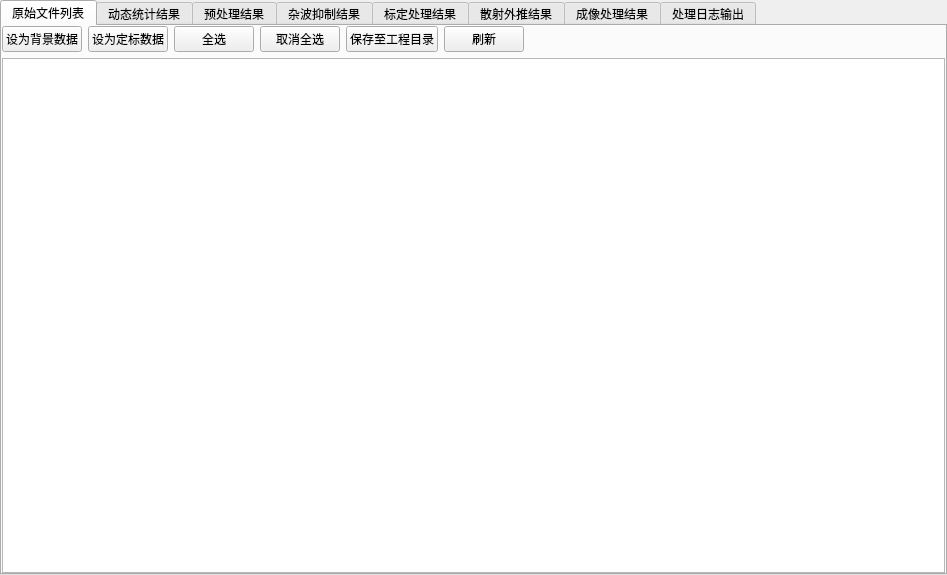
<?xml version="1.0" encoding="UTF-8"?>
<ui version="4.0">
 <class>RightDownWidget</class>
 <widget class="QWidget" name="RightDownWidget">
  <property name="geometry">
   <rect>
    <x>0</x>
    <y>0</y>
    <width>947</width>
    <height>575</height>
   </rect>
  </property>
  <property name="windowTitle">
   <string>Form</string>
  </property>
  <layout class="QVBoxLayout" name="verticalLayout">
   <property name="leftMargin">
    <number>0</number>
   </property>
   <property name="topMargin">
    <number>0</number>
   </property>
   <property name="rightMargin">
    <number>0</number>
   </property>
   <property name="bottomMargin">
    <number>0</number>
   </property>
   <item>
    <widget class="QTabWidget" name="tabWidget">
     <property name="currentIndex">
      <number>0</number>
     </property>
     <widget class="QWidget" name="tab">
      <attribute name="title">
       <string>原始文件列表</string>
      </attribute>
      <layout class="QVBoxLayout" name="verticalLayout_3">
       <property name="leftMargin">
        <number>0</number>
       </property>
       <property name="topMargin">
        <number>0</number>
       </property>
       <property name="rightMargin">
        <number>0</number>
       </property>
       <property name="bottomMargin">
        <number>0</number>
       </property>
       <item>
        <layout class="QVBoxLayout" name="verticalLayout_2">
         <item>
          <layout class="QHBoxLayout" name="horizontalLayout">
           <item>
            <widget class="QPushButton" name="pushButton">
             <property name="text">
              <string>设为背景数据</string>
             </property>
            </widget>
           </item>
           <item>
            <widget class="QPushButton" name="pushButton_2">
             <property name="text">
              <string>设为定标数据</string>
             </property>
            </widget>
           </item>
           <item>
            <widget class="QPushButton" name="pushButton_3">
             <property name="text">
              <string>全选</string>
             </property>
            </widget>
           </item>
           <item>
            <widget class="QPushButton" name="pushButton_4">
             <property name="text">
              <string>取消全选</string>
             </property>
            </widget>
           </item>
           <item>
            <widget class="QPushButton" name="pushButton_5">
             <property name="text">
              <string>保存至工程目录</string>
             </property>
            </widget>
           </item>
           <item>
            <widget class="QPushButton" name="pushButton_6">
             <property name="text">
              <string>刷新</string>
             </property>
            </widget>
           </item>
           <item>
            <spacer name="horizontalSpacer">
             <property name="orientation">
              <enum>Qt::Horizontal</enum>
             </property>
             <property name="sizeHint" stdset="0">
              <size>
               <width>40</width>
               <height>20</height>
              </size>
             </property>
            </spacer>
           </item>
          </layout>
         </item>
         <item>
          <widget class="QTableWidget" name="tableWidget"/>
         </item>
        </layout>
       </item>
      </layout>
     </widget>
     <widget class="QWidget" name="tab_2">
      <attribute name="title">
       <string>动态统计结果</string>
      </attribute>
      <layout class="QHBoxLayout" name="horizontalLayout_12" stretch="1,5">
       <property name="spacing">
        <number>10</number>
       </property>
       <property name="leftMargin">
        <number>0</number>
       </property>
       <property name="topMargin">
        <number>0</number>
       </property>
       <property name="rightMargin">
        <number>0</number>
       </property>
       <property name="bottomMargin">
        <number>0</number>
       </property>
       <item>
        <layout class="QVBoxLayout" name="verticalLayout_11" stretch="1,1,1,1,1,20">
         <property name="spacing">
          <number>1</number>
         </property>
         <item>
          <widget class="QLabel" name="label">
           <property name="text">
            <string> 统计设置:</string>
           </property>
          </widget>
         </item>
         <item>
          <widget class="Line" name="line">
           <property name="orientation">
            <enum>Qt::Horizontal</enum>
           </property>
          </widget>
         </item>
         <item>
          <layout class="QHBoxLayout" name="horizontalLayout_6">
           <item>
            <widget class="QLabel" name="label_3">
             <property name="text">
              <string> 统计范围:</string>
             </property>
            </widget>
           </item>
           <item>
            <widget class="QComboBox" name="comboBox">
             <item>
              <property name="text">
               <string>方位值</string>
              </property>
             </item>
             <item>
              <property name="text">
               <string>频率值</string>
              </property>
             </item>
            </widget>
           </item>
           <item>
            <spacer name="horizontalSpacer_4">
             <property name="orientation">
              <enum>Qt::Horizontal</enum>
             </property>
             <property name="sizeHint" stdset="0">
              <size>
               <width>40</width>
               <height>20</height>
              </size>
             </property>
            </spacer>
           </item>
          </layout>
         </item>
         <item>
          <layout class="QHBoxLayout" name="horizontalLayout_5">
           <item>
            <widget class="QLabel" name="label_4">
             <property name="text">
              <string>起始值:</string>
             </property>
            </widget>
           </item>
           <item>
            <widget class="QLineEdit" name="lineEdit"/>
           </item>
           <item>
            <widget class="QLabel" name="label_5">
             <property name="text">
              <string>终止值:</string>
             </property>
            </widget>
           </item>
           <item>
            <widget class="QLineEdit" name="lineEdit_2"/>
           </item>
          </layout>
         </item>
         <item>
          <layout class="QHBoxLayout" name="horizontalLayout_11">
           <item>
            <widget class="QLabel" name="label_10">
             <property name="text">
              <string> 统计参数:</string>
             </property>
            </widget>
           </item>
           <item>
            <widget class="QComboBox" name="comboBox_3">
             <item>
              <property name="text">
               <string>均值</string>
              </property>
             </item>
             <item>
              <property name="text">
               <string>最大值</string>
              </property>
             </item>
             <item>
              <property name="text">
               <string>最小值</string>
              </property>
             </item>
             <item>
              <property name="text">
               <string>中值</string>
              </property>
             </item>
             <item>
              <property name="text">
               <string>动态范围</string>
              </property>
             </item>
            </widget>
           </item>
           <item>
            <spacer name="horizontalSpacer_3">
             <property name="orientation">
              <enum>Qt::Horizontal</enum>
             </property>
             <property name="sizeHint" stdset="0">
              <size>
               <width>40</width>
               <height>20</height>
              </size>
             </property>
            </spacer>
           </item>
          </layout>
         </item>
         <item>
          <widget class="QTableWidget" name="tableWidget_7">
           <property name="autoScroll">
            <bool>true</bool>
           </property>
           <property name="autoScrollMargin">
            <number>16</number>
           </property>
           <row>
            <property name="text">
             <string/>
            </property>
           </row>
           <column>
            <property name="text">
             <string>起始值</string>
            </property>
           </column>
           <column>
            <property name="text">
             <string>终止值</string>
            </property>
           </column>
          </widget>
         </item>
        </layout>
       </item>
       <item>
        <widget class="QWidget" name="widget" native="true"/>
       </item>
      </layout>
     </widget>
     <widget class="QWidget" name="tab_3">
      <attribute name="title">
       <string>预处理结果</string>
      </attribute>
      <layout class="QVBoxLayout" name="verticalLayout_4">
       <property name="leftMargin">
        <number>0</number>
       </property>
       <property name="topMargin">
        <number>0</number>
       </property>
       <property name="rightMargin">
        <number>0</number>
       </property>
       <property name="bottomMargin">
        <number>0</number>
       </property>
       <item>
        <layout class="QHBoxLayout" name="horizontalLayout_2">
         <item>
          <widget class="QPushButton" name="pushButton_7">
           <property name="text">
            <string>设为背景数据</string>
           </property>
          </widget>
         </item>
         <item>
          <widget class="QPushButton" name="pushButton_8">
           <property name="text">
            <string>设为定标数据</string>
           </property>
          </widget>
         </item>
         <item>
          <widget class="QPushButton" name="pushButton_9">
           <property name="text">
            <string>全选</string>
           </property>
          </widget>
         </item>
         <item>
          <widget class="QPushButton" name="pushButton_10">
           <property name="text">
            <string>取消全选</string>
           </property>
          </widget>
         </item>
         <item>
          <widget class="QPushButton" name="pushButton_11">
           <property name="text">
            <string>保存至工作目录</string>
           </property>
          </widget>
         </item>
         <item>
          <widget class="QPushButton" name="pushButton_12">
           <property name="text">
            <string>刷新</string>
           </property>
          </widget>
         </item>
         <item>
          <spacer name="horizontalSpacer_2">
           <property name="orientation">
            <enum>Qt::Horizontal</enum>
           </property>
           <property name="sizeHint" stdset="0">
            <size>
             <width>40</width>
             <height>20</height>
            </size>
           </property>
          </spacer>
         </item>
        </layout>
       </item>
       <item>
        <widget class="QTableWidget" name="tableWidget_2"/>
       </item>
      </layout>
     </widget>
     <widget class="QWidget" name="tab_4">
      <attribute name="title">
       <string>杂波抑制结果</string>
      </attribute>
     </widget>
     <widget class="QWidget" name="tab_5">
      <attribute name="title">
       <string>标定处理结果</string>
      </attribute>
     </widget>
     <widget class="QWidget" name="tab_6">
      <attribute name="title">
       <string>散射外推结果</string>
      </attribute>
     </widget>
     <widget class="QWidget" name="tab_7">
      <attribute name="title">
       <string>成像处理结果</string>
      </attribute>
     </widget>
     <widget class="QWidget" name="tab_8">
      <attribute name="title">
       <string>处理日志输出</string>
      </attribute>
     </widget>
    </widget>
   </item>
  </layout>
 </widget>
 <resources/>
 <connections/>
</ui>
